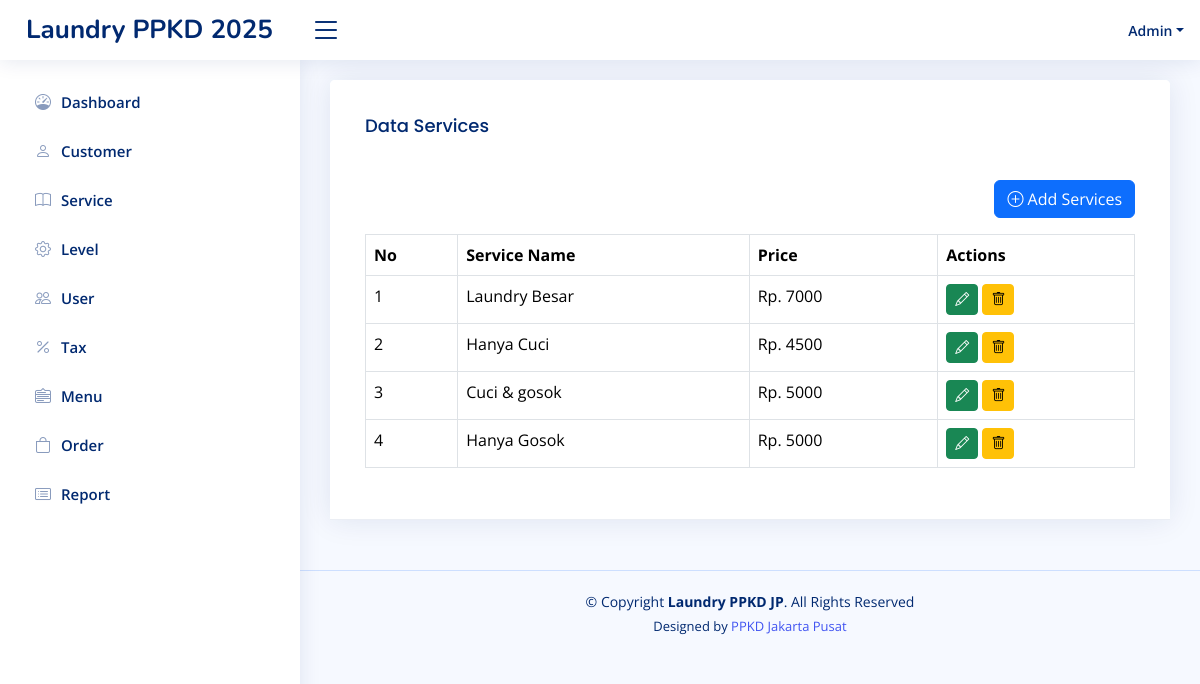
The page /home.php?page=service (signed in) on the database its author committed.
### tables this page shows
CREATE TABLE `level_menus` (
  `id` int(11) NOT NULL,
  `level_id` int(11) NOT NULL,
  `menu_id` int(11) NOT NULL,
  `created_at` timestamp NOT NULL DEFAULT current_timestamp(),
  `updated_at` timestamp NULL DEFAULT NULL ON UPDATE current_timestamp()
);

CREATE TABLE `menus` (
  `id` int(11) NOT NULL,
  `name` varchar(30) NOT NULL,
  `icon` varchar(30) NOT NULL,
  `link` varchar(30) NOT NULL,
  `order` int(11) NOT NULL,
  `created_at` timestamp NOT NULL DEFAULT current_timestamp(),
  `updated_at` timestamp NULL DEFAULT NULL ON UPDATE current_timestamp()
);

CREATE TABLE `services` (
  `id` int(11) NOT NULL,
  `name` varchar(50) NOT NULL,
  `price` int(11) NOT NULL,
  `description` text NOT NULL,
  `created_at` timestamp NOT NULL DEFAULT current_timestamp(),
  `updated_at` timestamp NULL DEFAULT NULL ON UPDATE current_timestamp()
);

### pages/service.php (the view, shortened to what this page needs)
<?php
$q_services = mysqli_query($config, "SELECT  * FROM services ORDER BY id DESC");
$services = mysqli_fetch_all($q_services, MYSQLI_ASSOC);
?>
<!DOCTYPE html>
<html lang="en">
<head>
</head>
<body>
    <div class="row">
        <div class="col-sm-12">
            <div class="card">
                <div class="card-header">
                    <div class="card-body">
                        <h3 class="card-title">Data Services</h3>
                    </div>
                    <div class="card-body">
                        <div class="d-flex mb-3 justify-content-end">
                            <a href="?page=tambah-service" class="btn btn-primary">
                                <i class="bi bi-plus-circle"></i> Add Services
                            </a>
                        </div>
                        <table class="table table-bordered">
                            <tr>
                                <th>No</th>
                                <th>Service Name</th>
                                <th>Price</th>
                                <th>Actions</th>
                            </tr>
                            <?php
                            foreach ($services as $key => $service) {
                            ?>
                                <tr>
                                    <td><?php echo $key + 1 ?></td>
                                    <td><?php echo $service['name'] ?></td>
                                    <td>Rp. <?php echo $service['price'] ?></td>
                                    <td>
                                        <a class="btn btn-success btn-sm"
                                            href="?page=tambah-service&edit=<?= $service['id'] ?>">
                                            <i class="bi bi-pencil"></i>
                                        </a>
                                        <form class="d-inline" action="?page=service&delete=<?= $service['id'] ?>"
                                            method="post" onclick="return confirm('Are you sure you want to delete?')">
                                            <button type="submit" class="btn btn-warning btn-sm">
                                                <i class="bi bi-trash"></i>
                                            </button>
                                        </form>
                                    </td>
                                </tr>
                            <?php
                            }
                            ?>
                        </table>
                    </div>
                </div>
            </div>
        </div>
    </div>
</body>
</html>

### inc/sidebar.php
<?php
$level_id = $_SESSION['LEVEL_ID'] ?? '';
$querylevelMenu = mysqli_query($config, "SELECT * FROM menus JOIN level_menus ON menus.id = level_menus.menu_id WHERE level_id = '$level_id' ORDER BY `order` ASC");
$rowLevelMenus = mysqli_fetch_all($querylevelMenu, MYSQLI_ASSOC);
?>
<aside id="sidebar" class="sidebar">
    <ul class="sidebar-nav" id="sidebar-nav">
        <?php foreach ($rowLevelMenus as $rowLevelMenu): ?>
            <li class="nav-item">
                <a class="nav-link collapsed" href="?page=<?= $rowLevelMenu['link'] ?>">
                    <i class="<?= $rowLevelMenu['icon'] ?>"></i>
                    <span><?= $rowLevelMenu['name'] ?></span>
                </a>
            </li>
        <?php endforeach ?>
</aside>

### assets/css/style.css (style rules this page uses)
:root { scroll-behavior: smooth; }
body { font-family: "Open Sans", sans-serif; background: #f6f9ff; color: #444444; }
a { color: #4154f1; text-decoration: none; }
h1, h2, h3, h4, h5, h6 { font-family: "Nunito", sans-serif; }
.card { margin-bottom: 30px; border: none; border-radius: 5px; box-shadow: 0px 0 30px rgba(1, 41, 112, 0.1); }
.card-header, .card-footer { border-color: #ebeef4; background-color: #fff; color: #798eb3; padding: 15px; }
.card-title { padding: 20px 0 15px 0; font-size: 18px; font-weight: 500; color: #012970; font-family: "Poppins", sans-serif; }
.card-body { padding: 0 20px 20px 20px; }
.sidebar { position: fixed; top: 60px; left: 0; bottom: 0; width: 300px; z-index: 996; transition: all 0.3s; padding: 20px; overflow-y: auto; scrollbar-width: thin; scrollbar-color: #aab7cf transparent; box-shadow: 0px 0px 20px rgba(1, 41, 112, 0.1); background-color: #fff; }
.sidebar-nav { padding: 0; margin: 0; list-style: none; }
.sidebar-nav li { padding: 0; margin: 0; list-style: none; }
.sidebar-nav .nav-item { margin-bottom: 5px; }
.sidebar-nav .nav-link { display: flex; align-items: center; font-size: 15px; font-weight: 600; color: #4154f1; transition: 0.3; background: #f6f9ff; padding: 10px 15px; border-radius: 4px; }
.sidebar-nav .nav-link i { font-size: 16px; margin-right: 10px; color: #4154f1; }
.sidebar-nav .nav-link.collapsed { color: #012970; background: #fff; }
.sidebar-nav .nav-link.collapsed i { color: #899bbd; }

### rows shown on the page
level_menus: menu.name "Dashboard"
level_menus: menu.name "Customer"
level_menus: menu.name "Service"
level_menus: menu.name "Level"
level_menus: menu.name "User"
level_menus: menu.name "Tax"
level_menus: menu.name "Menu"
level_menus: menu.name "Order"
level_menus: menu.name "Report"
services: name "Laundry Besar", price "7000"
services: name "Hanya Cuci", price "4500"
services: name "Cuci & gosok", price "5000"
services: name "Hanya Gosok", price "5000"

### other values the page prints
$_SESSION['NAME'] "Admin"
